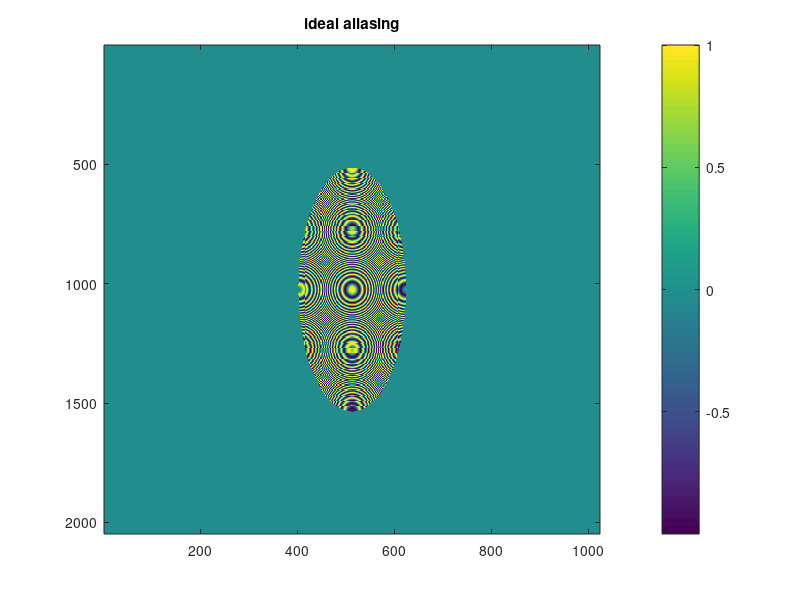
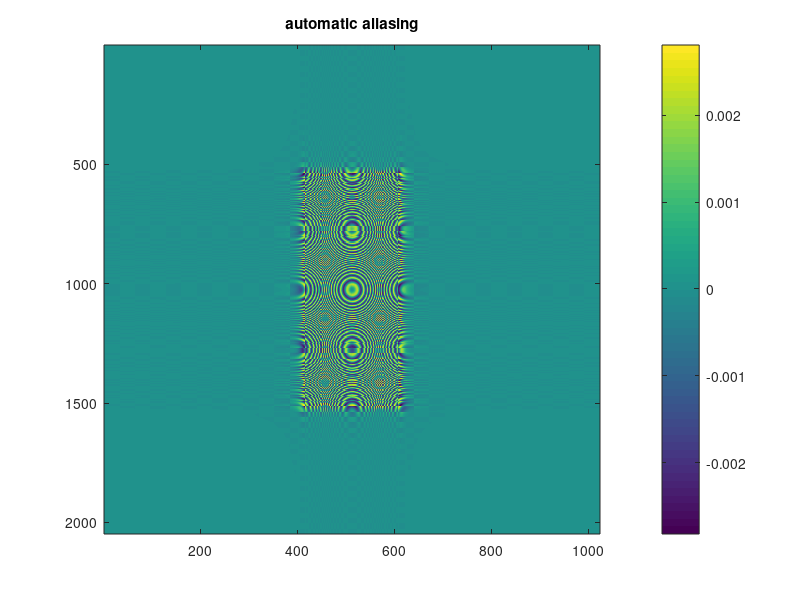

These charts were generated, in order, by the following MATLAB code:
%{
M = 2048; %rendered window y resolution
N = 2048; %rendered window x resolution
Dm = 0.008; %SLM y pixel pitch = hologram pixel pitch (except for fresnel propagation)
Dn = 0.008; %SLM x pixel pitch = hologram pixel pitch (except for fresnel propagation)
lambda = 0.0006328; %helium-neon
z = 50; %position of image planes
%}

M = 1024; %rendered window y resolution
N = 2048; %rendered window x resolution
Dm = 0.015; %SLM y pixel pitch = hologram pixel pitch (except for fresnel propagation)
Dn = 0.007; %SLM x pixel pitch = hologram pixel pitch (except for fresnel propagation)
lambda = 0.0005; %helium-neon
z = 100; %position of image planes

[yy,xx] = ndgrid(-N/2:N/2-1,-M/2:M/2-1); %discrete: k,l,m,n
coord2 = xx.^2*Dm^2 + yy.^2*Dn^2; %SLM coordinates squared

%theta_x = asin(lambda/(2*Dm));
%r_x = z*tan(theta_x);
r_x = (z*lambda)/(2*Dm); %approximation
%theta_y = asin(lambda/(2*Dn));
%r_y = z*tan(theta_y);
r_y = (z*lambda)/(2*Dn); %approximation
mask = xx.^2*(Dm/r_x)^2 + yy.^2*(Dn/r_y)^2 < 1; %antialiasing mask
spherical = exp(1i*2*pi/lambda*sign(z)* sqrt( z^2 + coord2 ) ) .*mask;

figure(1);imagesc(real(spherical));title('ideal aliasing');colorbar();

[yy,xx] = ndgrid(-N/2:N/2-1,-M/2:M/2-1); %discrete: k,l,m,n
dfx = 1/(M*Dm); dfy = 1/(N*Dn); %frequency steps = 1/SLM_width
freq2 = xx.^2*dfx^2 + yy.^2*dfy^2; %frequencies squared
k = sqrt( 1 - freq2*lambda^2 );
ft_spherical = exp(1i*2*pi/lambda*z* k );
spherical = fftshift(ifft2(fftshift(ft_spherical)));

figure(2);imagesc(real(spherical));title('automatic aliasing');colorbar();
